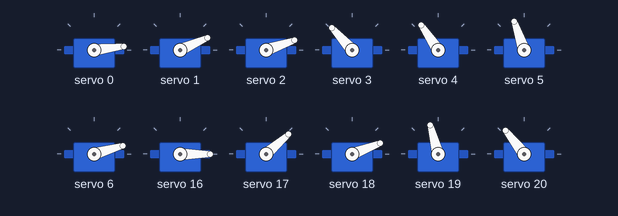
Recording of a sketch running on a simulated Arduino Uno, built with avr-gcc and run on an emulated ATmega328P. Parts: 12 × servo.

Above: at 2.5 s.
At 15.0 s:
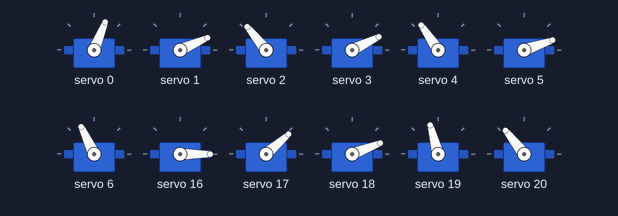
At 18.2 s:
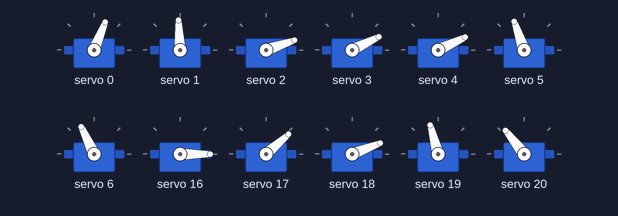
At 21.9 s:
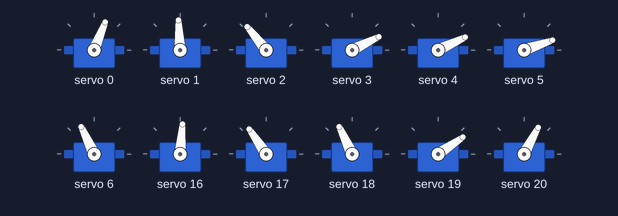
At 27.3 s:
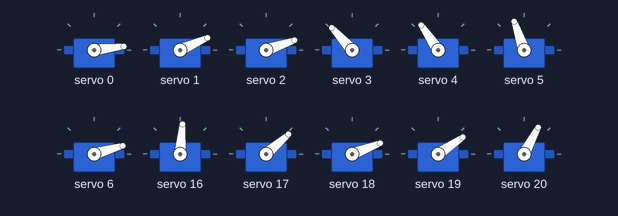
At 38.9 s:
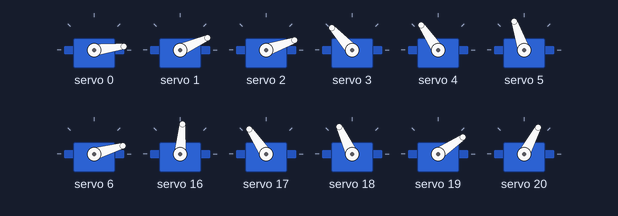
Timing chart, 0 to 40.0 s (numbered marks = the images above):
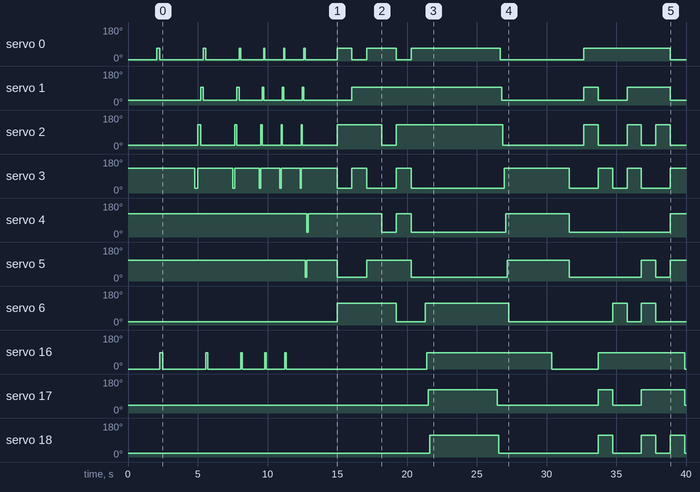

Measured:
- by itself, servo 0: 7° → 68° at 2.1 s, → 7° 0.21 s later, → 68° 3.1 s later, → 7° 0.16 s later, … (20 changes in this stretch)
- by itself, servo 1: 24° → 93° at 5.2 s, → 24° 0.21 s later, → 93° 2.4 s later, → 24° 0.16 s later, … (16 changes in this stretch)
- by itself, servo 2: 19° → 129° at 5.0 s, → 19° 0.21 s later, → 129° 2.5 s later, → 19° 0.16 s later, … (20 changes in this stretch)
- by itself, servo 3: 132° → 26° at 4.8 s, → 132° 0.21 s later, → 26° 2.5 s later, → 132° 0.16 s later, … (22 changes in this stretch)
- by itself, servo 4: 124° → 25° at 12.8 s, → 124° 0.11 s later, → 25° 5.3 s later, → 124° 1.1 s later, … (8 changes in this stretch)
- by itself, servo 5: 109° → 19° at 12.7 s, → 109° 0.11 s later, → 19° 2.2 s later, → 109° 2.1 s later, … (10 changes in this stretch)
- by itself, servo 6: 16° → 115° at 15.0 s, → 16° 4.3 s later, → 115° 2.1 s later, → 16° 6.0 s later, … (8 changes in this stretch)
- by itself, servo 16: 0° → 85° at 2.3 s, → 0° 0.21 s later, → 85° 3.1 s later, → 0° 0.16 s later, … (14 changes in this stretch)

The sketch:

ServoLetrero.ino
```cpp
// (licence header left out)
//#define Debug_Servos //Ajuste de la señal PWM de los servos
//#define Debug_Offset //Ajuste del offset de los servos
#define Accion //Accion de programa

/*   NUMERACION LOCAL DE LOS SERVOMOTORES (DE CADA PANEL)
             __0
         5/ __6 /1
        4/ __3 /2
*/

boolean Inv[] = {0, 0, 0, 1, 1, 1, 0}; //Servomotores que tienen el ángulo inveritdo (paneles 0, 1, 2)
boolean Inv2[] = {0, 1, 0, 1, 0, 1, 0}; //Servomotores que tienen el ángulo inveritdo (paneles 3, 4, 5)

//Servo angulo
#define Amplitud 60
#define Angulo 90
#define SERVOMIN  100 // this is the 'minimum' pulse length count (out of 4096) //120
#define SERVOMAX  600 // this is the 'maximum' pulse length count (out of 4096) //570
int Offset[42]; //Vector de offset de los servos (modificar en setup)
int OffsetAmp[42]; //Vector de offset de amplitud (modificar en setup)


#include <Wire.h>
#include <Adafruit_PWMServoDriver.h>
Adafruit_PWMServoDriver pwm0 = Adafruit_PWMServoDriver(0x40); //Sin jumper
Adafruit_PWMServoDriver pwm1 = Adafruit_PWMServoDriver(0x41); //Jumper A0
Adafruit_PWMServoDriver pwm2 = Adafruit_PWMServoDriver(0x42); //Jumper A1
Adafruit_PWMServoDriver pwm3 = Adafruit_PWMServoDriver(0x43); //Jumper A1 y A2
Adafruit_PWMServoDriver pwm4 = Adafruit_PWMServoDriver(0x44); //Jumper A3
Adafruit_PWMServoDriver pwm5 = Adafruit_PWMServoDriver(0x45); //Jumper A3 y A0

boolean sVect[7];
int estado[42];

void setup() {
  Serial.begin(115200);

  //Offset panel 0
  Offset[0] = -71;
  OffsetAmp[0] = -5;
  Offset[1] = -56;
  OffsetAmp[1] = 3;
  Offset[2] = -60;
  OffsetAmp[2] = 40;
  Offset[3] = -43;
  OffsetAmp[3] = 37;
  Offset[4] = -35;
  OffsetAmp[4] = 30;
  Offset[5] = -22;
  OffsetAmp[5] = 22;
  Offset[6] = -63;
  OffsetAmp[6] = 30;

  //Offset panel 1
  Offset[7] = -80; //0
  OffsetAmp[7] = 20;
  Offset[8] = -40; //1
  OffsetAmp[8] = 15;
  Offset[9] = -58; //2
  OffsetAmp[9] = 25;
  Offset[10] = -18; //3
  OffsetAmp[10] = 5;
  Offset[11] = -39; //4
  OffsetAmp[11] = 0;
  Offset[12] = 2; //5
  OffsetAmp[12] = 10;
  Offset[13] = -68; //6
  OffsetAmp[13] = 20;

  //Offset panel 2
  Offset[14] = -58; //0
  OffsetAmp[14] = 5;
  Offset[15] = -50; //1
  OffsetAmp[15] = 18;
  Offset[16] = -72; //2
  OffsetAmp[16] = 5;
  Offset[17] = -5; //3
  OffsetAmp[17] = 26;
  Offset[18] = -45; //4
  OffsetAmp[18] = 15;
  Offset[19] = -50; //5
  OffsetAmp[19] = 24;
  Offset[20] = -45; //6
  OffsetAmp[20] = 25;

  //Offset panel 3
  Offset[21] = -50; //0
  OffsetAmp[21] = 18;
  Offset[22] = -55; //1
  OffsetAmp[22] = 28;
  Offset[23] = -54; //2
  OffsetAmp[23] = 25;
  Offset[24] = -90; //3
  OffsetAmp[24] = 33;
  Offset[25] = -50; //4
  OffsetAmp[25] = 20;
  Offset[26] = -50; //5
  OffsetAmp[26] = 24;
  Offset[27] = -55; //6
  OffsetAmp[27] = 25;

  //Offset panel 4
  Offset[28] = -50; //0
  OffsetAmp[28] = 20; //0
  Offset[29] = -25; //1
  OffsetAmp[29] = 20; //1
  Offset[30] = -33; //2
  OffsetAmp[30] = 25; //2
  Offset[31] = -45; //3
  OffsetAmp[31] = 20; //3
  Offset[32] = -70; //4
  OffsetAmp[32] = 20; //4
  Offset[33] = -40; //5
  OffsetAmp[33] = 20; //5
  Offset[34] = -70; //6
  OffsetAmp[34] = 35; //6

  //Offset panel 5
  Offset[35] = -60; //0
  OffsetAmp[35] = 10; //0
  Offset[36] = 21; //1
  OffsetAmp[36] = -5; //1
  Offset[37] = -88; //2
  OffsetAmp[37] = -5; //2
  Offset[38] = -15; //3
  OffsetAmp[38] = 25; //3
  Offset[39] = -80; //4
  OffsetAmp[39] = 0; //4
  Offset[40] = -5; //5
  OffsetAmp[40] = 15; //5
  Offset[41] = -55; //6
  OffsetAmp[41] = 5; //6

  pwm0.begin();
  pwm1.begin();
  pwm2.begin();
  pwm3.begin();
  pwm4.begin();
  pwm5.begin();
  pwm0.setPWMFreq(60);
  pwm1.setPWMFreq(60);
  pwm2.setPWMFreq(60);
  pwm3.setPWMFreq(60);
  pwm4.setPWMFreq(60);
  pwm5.setPWMFreq(60);
  delay(10);
  //Inicio de todo apagado
  Clear(0);
  delay(2000);
}
///////////////////

void loop() {
#ifdef Debug_Offset
  Clear(0);
  Serial.println("null");
  delay(5000);
  All(0);
  Serial.println("full");
  delay(5000);
#endif

#ifdef Debug_Servos
  for (int i = SERVOMIN; i <= SERVOMAX; i += 10) {
    pwm0.setPWM(0, 0, i);
    Serial.println(i);
    delay(200);
  }
#endif

#ifdef Accion
  Efecto1(200);
  Efecto1(150);
  Efecto1(100);
  Efecto1(80);
  Efecto1(80);
  Efecto2(100);
  Efecto3(100);
  Imprimir(0, "5", 0);
  delay(500);
  Efecto3(100);
  Imprimir(0, "4", 0);
  delay(500);
  Efecto3(100);
  Imprimir(0, "3", 0);
  delay(500);
  Efecto3(100);
  Imprimir(0, "2", 0);
  delay(500);
  Efecto3(100);
  Imprimir(0, "1", 0);
  delay(500);
  Efecto3(100);
  Imprimir(0, "0", 0);
  delay(1000);
  All(100);
  delay(500);
  Imprimir(5, "j", 100);
  Imprimir(4, "o", 100);
  Imprimir(3, "r", 100);
  Imprimir(2, "g", 100);
  Imprimir(1, "e", 100);
  Imprimir(0, "null", 100);
  delay(3000);
  Clear(50);
  Barrido("lorenzo", 1000);
  delay(1000000);
#endif
}

//////////////////

//Efecto 1: Rodea los 6 letreros con los segmentos de alrededor
void Efecto1(int d) {
  Imprimir(0, "s0", 0);
  delay(d);
  Imprimir(0, "null", 0);
  Imprimir(1, "s0", 0);
  delay(d);
  Imprimir(1, "null", 0);
  Imprimir(2, "s0", 0);
  delay(d);
  Imprimir(2, "null", 0);
  Imprimir(3, "s0", 0);
  delay(d);
  Imprimir(3, "null", 0);
  Imprimir(4, "s0", 0);
  delay(d);
  Imprimir(4, "null", 0);
  Imprimir(5, "s0", 0);
  delay(d);
  Imprimir(5, "s5", 0);
  delay(d);
  Imprimir(5, "s4", 0);
  delay(d);
  Imprimir(5, "s3", 0);
  delay(d);
  Imprimir(5, "null", 0);
  Imprimir(4, "s3", 0);
  delay(d);
  Imprimir(4, "null", 0);
  Imprimir(3, "s3", 0);
  delay(d);
  Imprimir(3, "null", 0);
  Imprimir(2, "s3", 0);
  delay(d);
  Imprimir(2, "null", 0);
  Imprimir(1, "s3", 0);
  delay(d);
  Imprimir(1, "null", 0);
  Imprimir(0, "s3", 0);
  delay(d);
  Imprimir(0, "s2", 0);
  delay(d);
  Imprimir(0, "s1", 0);
  delay(d);
  Imprimir(0, "null", 0);
}

//Efecto 2: Zigzag desde el panel 0 al panel 5
void Efecto2(int d) {
  Imprimir(0, "s0", 0);
  delay(d);
  Imprimir(0, "s5", 0);
  delay(d);
  Imprimir(0, "s4", 0);
  delay(d);
  Imprimir(0, "null", 0);
  Imprimir(1, "s3", 0);
  delay(d);
  Imprimir(1, "s4", 0);
  delay(d);
  Imprimir(1, "s5", 0);
  delay(d);
  Imprimir(1, "null", 0);
  Imprimir(2, "s0", 0);
  delay(d);
  Imprimir(2, "s5", 0);
  delay(d);
  Imprimir(2, "s4", 0);
  delay(d);
  Imprimir(2, "null", 0);
  Imprimir(3, "s3", 0);
  delay(d);
  Imprimir(3, "s4", 0);
  delay(d);
  Imprimir(3, "s5", 0);
  delay(d);
  Imprimir(3, "null", 0);
  Imprimir(4, "s0", 0);
  delay(d);
  Imprimir(4, "s5", 0);
  delay(d);
  Imprimir(4, "s4", 0);
  delay(d);
  Imprimir(4, "null", 0);
  Imprimir(5, "s3", 0);
  delay(d);
  Imprimir(5, "s4", 0);
  delay(d);
  Imprimir(5, "null", 0);
}

//Efecto 3: Linea desde el letrero 5 al 1
void Efecto3(int d) {
  Imprimir(5, "s6", 0);
  delay(d);
  Imprimir(5, "null", 0);
  Imprimir(4, "s6", 0);
  delay(d);
  Imprimir(4, "null", 0);
  Imprimir(3, "s6", 0);
  delay(d);
  Imprimir(3, "null", 0);
  Imprimir(2, "s6", 0);
  delay(d);
  Imprimir(2, "null", 0);
  Imprimir(1, "s6", 0);
  delay(d);
  Imprimir(1, "null", 0);
}

void Barrido(String t, int d) { //Pasa un texto por los paneles que se desplaza de izquierda a derecha
  Clear(0);
  int longitud = t.length();
  //Recorrideo a lo largo de los paneles
  for (int panel = 0; panel < 7 + longitud; panel++) {
    boolean disp[] = {0, 0, 0, 0, 0, 0};
    //Recorrido a lo largo de las letras
    for (int letra = 0; letra < longitud; letra++) {
      String txt = String(t[letra]);
      int pos = -letra + panel;
      if (pos >= 0 && pos < 6) {
        Imprimir(pos, txt, 0);
        disp[pos] = 1;
      }
    }
    //Borrado de los paneles no utilizados;
    for (int i = 0; i < 6; i++) {
      if (disp[i] == 0) {
        Imprimir(i, "null", 0);
      }
    }
    delay(d);
  }
  Clear(0);
}

void Clear(int d) { //Todos OFF
  Imprimir(0, "null", d);
  Imprimir(1, "null", d);
  Imprimir(2, "null", d);
  Imprimir(3, "null", d);
  Imprimir(4, "null", d);
  Imprimir(5, "null", d);
}

void All(int d) { //Todos ON
  Imprimir(0, "full", d);
  Imprimir(1, "full", d);
  Imprimir(2, "full", d);
  Imprimir(3, "full", d);
  Imprimir(4, "full", d);
  Imprimir(5, "full", d);
}

void Imprimir(byte n, String c, int d) {

  if (c == "s0") vector(1, 0, 0, 0, 0, 0, 0);
  if (c == "s1") vector(0, 1, 0, 0, 0, 0, 0);
  if (c == "s2") vector(0, 0, 1, 0, 0, 0, 0);
  if (c == "s3") vector(0, 0, 0, 1, 0, 0, 0);
  if (c == "s4") vector(0, 0, 0, 0, 1, 0, 0);
  if (c == "s5") vector(0, 0, 0, 0, 0, 1, 0);
  if (c == "s6") vector(0, 0, 0, 0, 0, 0, 1);
  if (c == "null") vector(0, 0, 0, 0, 0, 0, 0);
  if (c == "full") vector(1, 1, 1, 1, 1, 1, 1);

  if (c == "0") vector(1, 1, 1, 1, 1, 1, 0);
  if (c == "1") vector(0, 1, 1, 0, 0, 0, 0);
  if (c == "2") vector(1, 1, 0, 1, 1, 0, 1);
  if (c == "3") vector(1, 1, 1, 1, 0, 0, 1);
  if (c == "4") vector(0, 1, 1, 0, 0, 1, 1);
  if (c == "5") vector(1, 0, 1, 1, 0, 1, 1);

  if (c == "j") vector(0, 1, 1, 1, 0, 0, 0);
  if (c == "o") vector(1, 1, 1, 1, 1, 1, 0);
  if (c == "r") vector(1, 0, 0, 0, 1, 1, 0);
  if (c == "g") vector(1, 0, 1, 1, 1, 1, 1);
  if (c == "e") vector(1, 0, 0, 1, 1, 1, 1);
  if (c == "l") vector(0, 0, 0, 1, 1, 1, 0);
  if (c == "n") vector(1, 1, 1, 0, 1, 1, 0);
  if (c == "z") vector(1, 1, 0, 1, 1, 0, 1);
  if (c == "c") vector(1, 0, 0, 1, 1, 1, 0);
  if (c == "a") vector(1, 1, 1, 0, 1, 1, 1);
  if (c == "s") vector(1, 0, 1, 1, 0, 1, 1);
  if (c == "i") vector(0, 1, 1, 0, 0, 0, 0);

  ImprimirServos(n, sVect, d);
}

//Coloca los servos on / off (vector s) del 7 segmentos número n, esperando un cierto tiempo d en ms entre cada movimiento
void ImprimirServos(byte n, boolean s[7], int d) {
  for (int i = 0; i < 7; i++) {
    int servo = n * 7 + i; //Numero de servo que corresponde numerados del 0 al 41
    if (s[i]) { //SERVO ACTIVADO
      if (servo < 21) { //Panel 0,1,2
        if (!Inv[i]) SetServo(servo, Angulo + (Amplitud + OffsetAmp[servo]) + Offset[servo]); //Servo activado no invertido
        else SetServo(servo, Angulo - (Amplitud + OffsetAmp[servo]) - Offset[servo]); //Servo activado invertido
      }
      else { //Panel 3,4,5
        if (!Inv2[i]) SetServo(servo, Angulo + (Amplitud + OffsetAmp[servo]) + Offset[servo]); //Servo activado no invertido
        else SetServo(servo, Angulo - (Amplitud + OffsetAmp[servo]) - Offset[servo]); //Servo activado invertido
      }

    }
    else { //SERVO DESACTIVADO
      if (servo < 21) { //Panel 0,1,2
        if (!Inv[i]) SetServo(servo, Angulo + Offset[servo]); //Servo desactivado no invertido
        else SetServo(servo, Angulo - Offset[servo]); //Servo desactivado invertido
      }
      else { //Panel 3,4,5
        if (!Inv2[i]) SetServo(servo, Angulo + Offset[servo]); //Servo desactivado no invertido
        else SetServo(servo, Angulo - Offset[servo]); //Servo desactivado invertido
      }
    }
    //Espera si el servo ha cambiado de posicion
    if (estado[servo] != s[i]) {
      estado[servo] = s[i];
      delay(d);
    }
  }
}

//Servo 0 - 180º repartidos en 3 drivers PCA9685
void SetServo(byte servo, int angulo) {
  //  angulo = constrain(angulo, 0, 180);
  if (servo < 7) pwm0.setPWM(servo, 0, map(angulo, 0, 180, SERVOMIN, SERVOMAX));
  if (servo >= 7 && servo < 14) pwm1.setPWM(servo - 7, 0, map(angulo, 0, 180, SERVOMIN, SERVOMAX));
  if (servo >= 14 && servo < 21) pwm2.setPWM(servo - 14, 0, map(angulo, 0, 180, SERVOMIN, SERVOMAX));
  if (servo >= 21 && servo < 28) pwm3.setPWM(servo - 21, 0, map(angulo, 0, 180, SERVOMIN, SERVOMAX));
  if (servo >= 28 && servo < 35) pwm4.setPWM(servo - 28, 0, map(angulo, 0, 180, SERVOMIN, SERVOMAX));
  if (servo >= 35 && servo < 42) pwm5.setPWM(servo - 35, 0, map(angulo, 0, 180, SERVOMIN, SERVOMAX));
}

//Asigna valores al vector sVect de 7 posiciones
void vector(boolean p0, boolean p1, boolean p2, boolean p3, boolean p4, boolean p5, boolean p6) {
  sVect[0] = p0;
  sVect[1] = p1;
  sVect[2] = p2;
  sVect[3] = p3;
  sVect[4] = p4;
  sVect[5] = p5;
  sVect[6] = p6;
}
```
